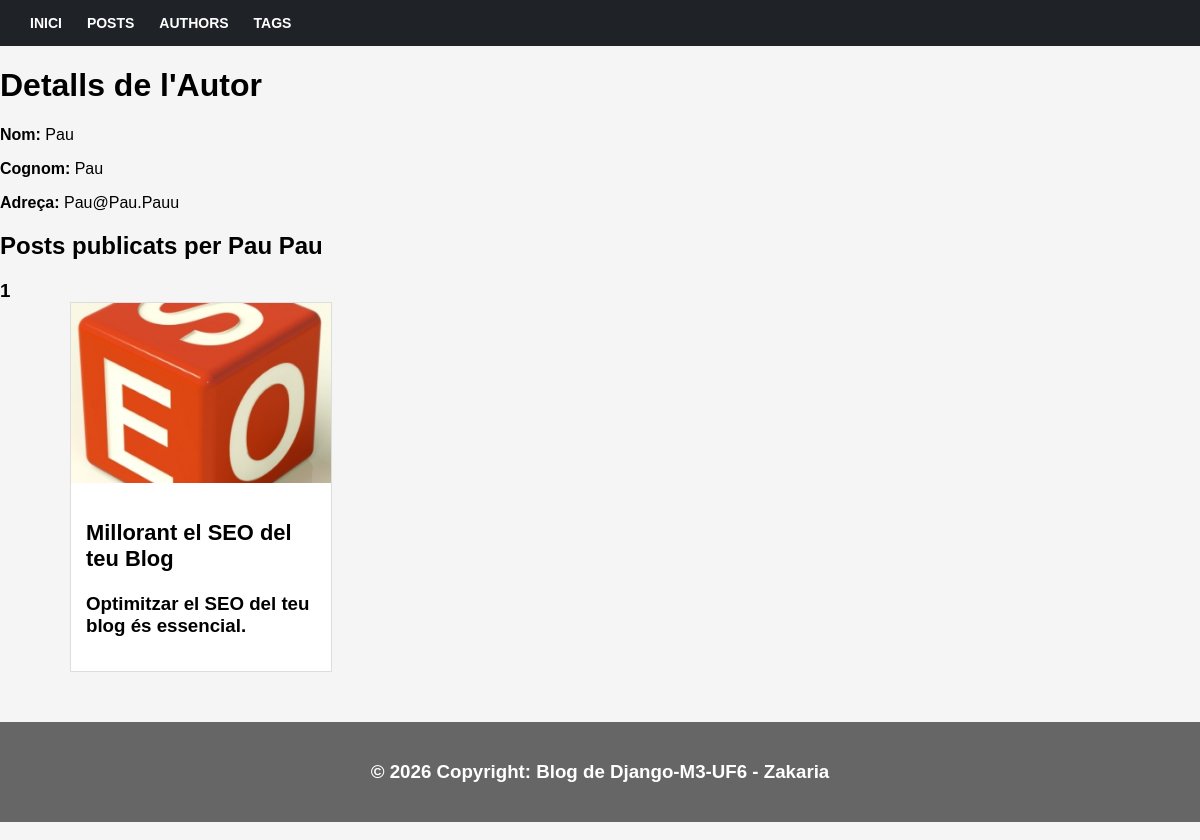
The page /authors/7 on the database as committed earlier.
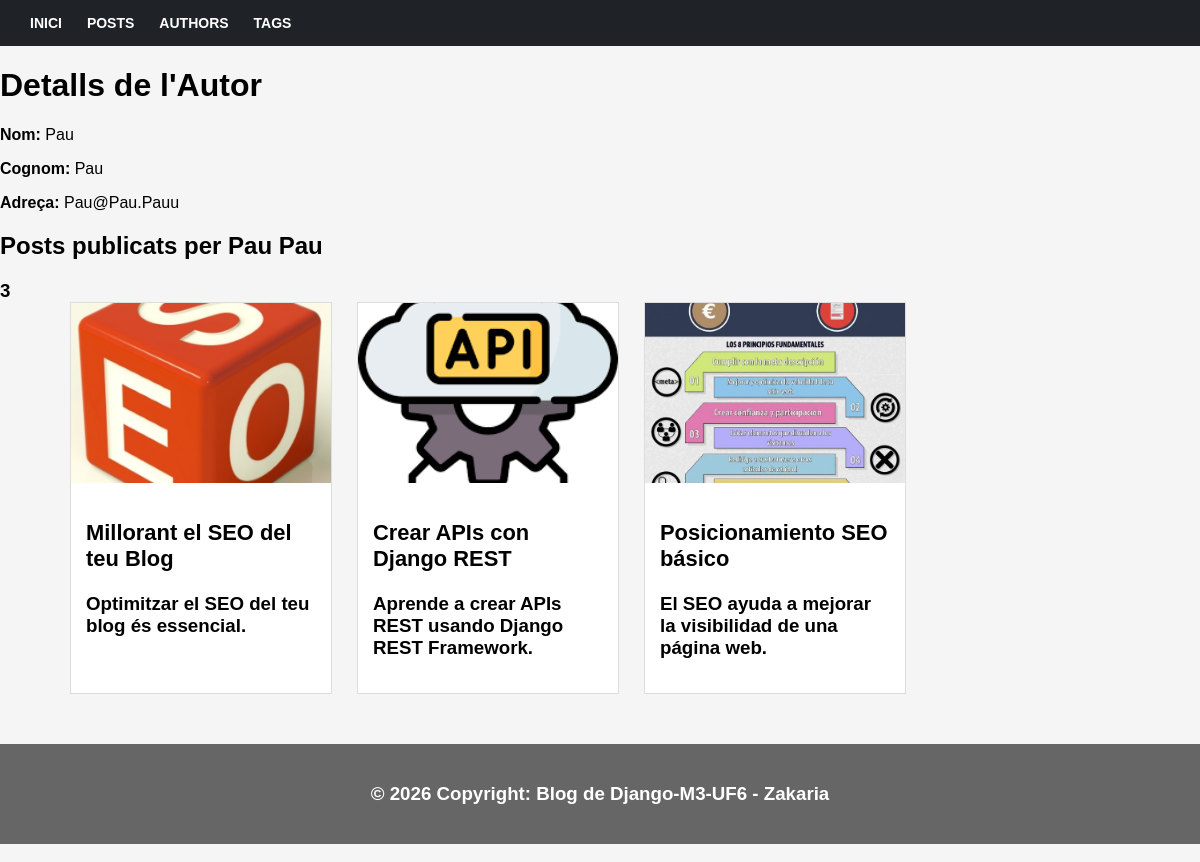
The same page on the database as committed later.
### blog/models.py (models this page shows, shortened)
class Author(models.Model):
    first_name = models.CharField(max_length=50)
    last_name = models.CharField(max_length=50)
    email = models.EmailField(unique=True)
    def __str__(self):
        return f"{self.first_name} {self.last_name}"
    def total_posts(self):
        return self.posts.count()

class Post(models.Model):
    title = models.CharField(
        max_length=150,
        validators=[MinLengthValidator(5)]
    )
    excerpt = models.CharField(max_length=300)
    image_name = models.CharField(max_length=100)
    date = models.DateField(auto_now_add=True)
    slug = models.SlugField(unique=True)
    content = models.TextField()
    author = models.ForeignKey(
        Author,
        on_delete=models.CASCADE,
        related_name="posts"
    )
    tags = models.ManyToManyField(
        Tag
    )

### blog/views.py (the view)
# urls.py: path("authors/<int:id>", views.author_detail),
def author_detail(request, id):
    author = get_object_or_404(Author, pk=id)
    return render(request, "blog/author_detail.html", {
        "author": author
    })

### blog/templates/blog/author_detail.html
{% extends "blog/base.html" %}
{% load static %}
{% block content %}
<h1>Detalls de l'Autor</h1>
<p><strong>Nom:</strong> {{ author.first_name }}</p>
<p><strong>Cognom:</strong> {{ author.last_name }}</p>
<p><strong>Adreça:</strong> {{ author.email }}</p>
<h2>
    Posts publicats per {{ author }}
</h2>
<h3> {{author.total_posts}}
<div class="post-grid">
    {% for post in author.posts.all %}
    <div class="post-card">
        <img src="{% static 'blog/imatges/'|add:post.image_name %}">
        <div class="post-card-content">
            <h3>{{ post.title }}</h3>
            <p>{{ post.excerpt }}</p>
        </div>
    </div>
    {% endfor %}
</div>
{% endblock %}

Rows that differ between the two databases and show on the page:
computed for Author "Pau Pau": total_posts "1" → "3"
added Post: image_name (picture), title "Crear APIs con Django REST", excerpt "Aprende a crear APIs REST usando Django REST Framework."
added Post: image_name (picture), title "Posicionamiento SEO básico", excerpt "El SEO ayuda a mejorar la visibilidad de una página web."
